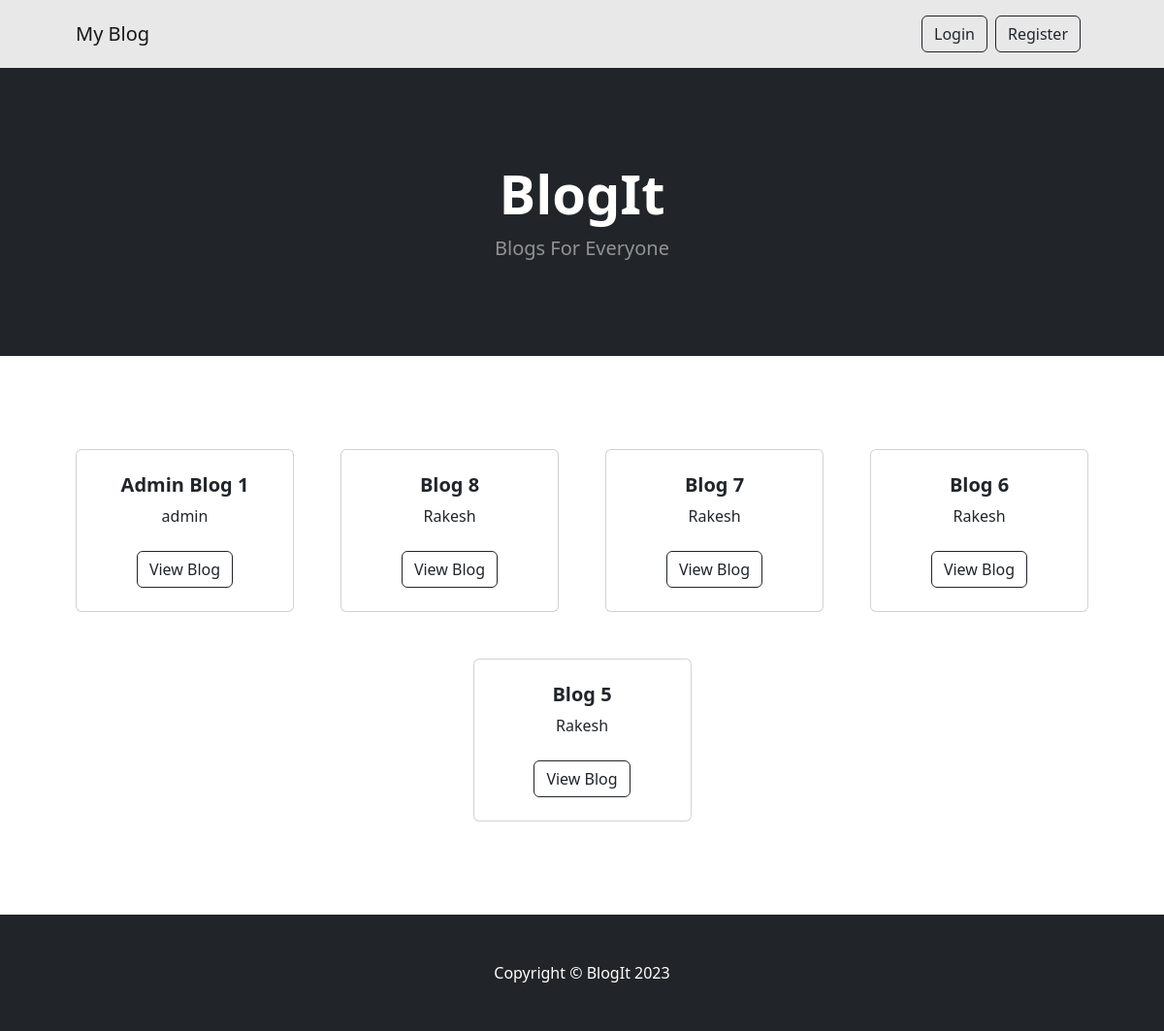
Before: / with the older database file.
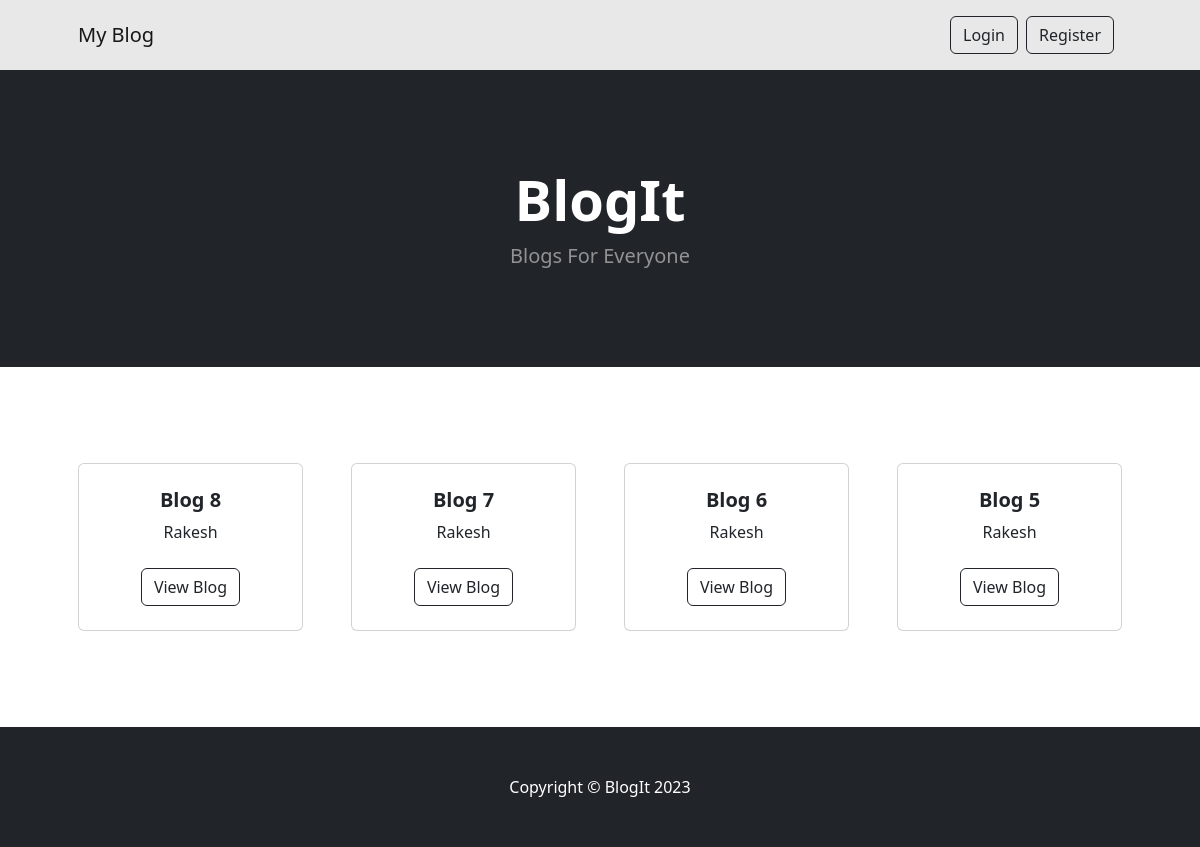
After: the same page with the newer database file.
### Blog/models.py (models this page shows, shortened)
class Blog(models.Model):
    title = models.CharField(max_length=100)
    content = models.TextField()
    pub_date = models.DateTimeField(default=timezone.now, blank=True)
    author = models.ForeignKey(User, on_delete=models.CASCADE)

### Blog/views.py (the view)
# urls.py: path('', home_view, name='home'),
def home_view(request):
    blogs = Blog.objects.all().order_by('-pub_date')
    if len(blogs) > 8:
        blogs = blogs[:8]
    return render(request, "index.html", {'blogs': blogs})

### Blog/admin.py (called while the page is built)
    def __call__(self, request):
        if request.path.startswith(reverse("admin:index")):
            if request.user.is_authenticated:
                if not request.user.is_staff:
                    raise Http404
            else:
                raise Http404
        return self.get_response(request)

### Blog/templates/index.html (shortened to what this page needs)
{% extends 'base.html' %}
{% load static %}
    {% block body %}
        <header class="bg-dark py-5">
            <div class="container px-4 px-lg-5 my-5">
                <div class="text-center text-white">
                    <h1 class="display-4 fw-bolder">BlogIt</h1>
                    <p class="lead fw-normal text-white-50 mb-0">Blogs For Everyone</p>
                </div>
            </div>
        </header>
        <section class="py-5">
            <div class="container px-4 px-lg-5 mt-5">
                <div class="row gx-4 gx-lg-5 row-cols-2 row-cols-md-3 row-cols-xl-4 justify-content-center">
                    {% for blog in blogs %}
                    	<div class="col mb-5">
                            <div class="card h-100">
                                <div class="card-body p-4">
                                    <div class="text-center">
                                        <h5 class="fw-bolder">{{ blog.title }}</h5>
                                        {{ blog.author }}
                                    </div>
                                </div>
                                <div class="card-footer p-4 pt-0 border-top-0 bg-transparent">
                                    <div class="text-center"><a class="btn btn-outline-dark mt-auto" href="{% url 'blog-view' blog.id %}">View Blog</a></div>
                                </div>
                            </div>
                        </div>
                    {% endfor %}
                </div>
            </div>
        </section>
        <footer class="py-5 bg-dark">
            <div class="container"><p class="m-0 text-center text-white">Copyright &copy; BlogIt 2023</p></div>
        </footer>
    {% endblock body %}

### Blog/templates/base.html (shortened to what this page needs)
{% load static %}
<!DOCTYPE html>
<html lang="en">
<head>
    <link href="https://cdn.jsdelivr.net/npm/bootstrap-icons@1.5.0/font/bootstrap-icons.css" rel="stylesheet" />
    <link href="{% static 'styles.css' %}" rel="stylesheet" />
</head>
<body>
        <nav class="navbar navbar-expand-lg navbar-light bg-dark bg-opacity-10">
            <div class="container px-4 px-lg-5">
                <a class="navbar-brand" href="{% url 'home' %}">My Blog</a>
                <div class="collapse navbar-collapse" id="navbarSupportedContent">
                    <ul class="navbar-nav m-2">
                        {% if not user.is_authenticated %}
                            <li class="nav-item"><button class="btn btn-outline-dark me-2" onclick="window.location.href = '{% url 'login' %}';">Login</button></li>
                            <li class="nav-item"><button class="btn btn-outline-dark" onclick="window.location.href = '{% url 'register' %}';">Register</button> </li>
                    {% endif %}
                    </ul>
                </div>
            </div>
        </nav>
    {% block body %}
    {% endblock body %}
</body>
</html>

Changed rows visible on the page:
removed Blog: title "Admin Blog 1", author "admin"
